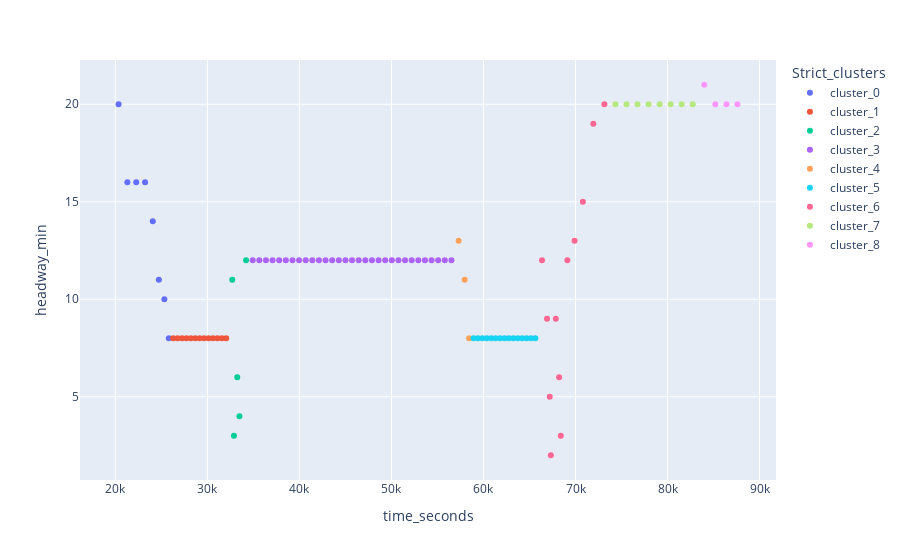

Notebook cell for this chart:
### Code cell
fig = px.scatter(
    ser,
    y = "headway_min",
    x =ser.index,
    color= "Strict_clusters")
fig.show()

### Figure 1 — Plotly figure (JSON) as saved in the notebook; plotly's stock layout.template omitted (floating-point values rounded to 4 significant figures)
{"data": [{"hovertemplate": "Strict_clusters=cluster_0<br>time_seconds=%{x}<br>headway_min=%{y}<extra></extra>", "legendgroup": "cluster_0", "marker": {"color": "#636efa", "symbol": "circle"}, "mode": "markers", "name": "cluster_0", "orientation": "v", "showlegend": true, "type": "scatter", "x": [20340, 21300, 22260, 23220, 24060, 24720, 25320, 25800], "xaxis": "x", "y": [20, 16, 16, 16, 14, 11, 10, 8], "yaxis": "y"}, {"hovertemplate": "Strict_clusters=cluster_1<br>time_seconds=%{x}<br>headway_min=%{y}<extra></extra>", "legendgroup": "cluster_1", "marker": {"color": "#EF553B", "symbol": "circle"}, "mode": "markers", "name": "cluster_1", "orientation": "v", "showlegend": true, "type": "scatter", "x": [26280, 26760, 27240, 27720, 28200, 28680, 29160, 29640, 30120, 30600, 31080, 31560, 32040], "xaxis": "x", "y": [8, 8, 8, 8, 8, 8, 8, 8, 8, 8, 8, 8, 8], "yaxis": "y"}, {"hovertemplate": "Strict_clusters=cluster_2<br>time_seconds=%{x}<br>headway_min=%{y}<extra></extra>", "legendgroup": "cluster_2", "marker": {"color": "#00cc96", "symbol": "circle"}, "mode": "markers", "name": "cluster_2", "orientation": "v", "showlegend": true, "type": "scatter", "x": [32700, 32880, 33240, 33480, 34200], "xaxis": "x", "y": [11, 3, 6, 4, 12], "yaxis": "y"}, {"hovertemplate": "Strict_clusters=cluster_3<br>time_seconds=%{x}<br>headway_min=%{y}<extra></extra>", "legendgroup": "cluster_3", "marker": {"color": "#ab63fa", "symbol": "circle"}, "mode": "markers", "name": "cluster_3", "orientation": "v", "showlegend": true, "type": "scatter", "x": [34920, 35640, 36360, 37080, 37800, 38520, 39240, 39960, 40680, 41400, 42120, 42840, 43560, 44280, 45000, 45720, 46440, 47160, 47880, 48600, 49320, 50040, 50760, 51480, 52200, 52920, 53640, 54360, 55080, 55800, 56520], "xaxis": "x", "y": [12, 12, 12, 12, 12, 12, 12, 12, 12, 12, 12, 12, 12, 12, 12, 12, 12, 12, 12, 12, 12, 12, 12, 12, 12, 12, 12, 12, 12, 12, 12], "yaxis": "y"}, {"hovertemplate": "Strict_clusters=cluster_4<br>time_seconds=%{x}<br>headway_min=%{y}<extra></extra>", "legendgroup": "cluster_4", "marker": {"color": "#FFA15A", "symbol": "circle"}, "mode": "markers", "name": "cluster_4", "orientation": "v", "showlegend": true, "type": "scatter", "x": [57300, 57960, 58440], "xaxis": "x", "y": [13, 11, 8], "yaxis": "y"}, {"hovertemplate": "Strict_clusters=cluster_5<br>time_seconds=%{x}<br>headway_min=%{y}<extra></extra>", "legendgroup": "cluster_5", "marker": {"color": "#19d3f3", "symbol": "circle"}, "mode": "markers", "name": "cluster_5", "orientation": "v", "showlegend": true, "type": "scatter", "x": [58920, 59400, 59880, 60360, 60840, 61320, 61800, 62280, 62760, 63240, 63720, 64200, 64680, 65160, 65640], "xaxis": "x", "y": [8, 8, 8, 8, 8, 8, 8, 8, 8, 8, 8, 8, 8, 8, 8], "yaxis": "y"}, {"hovertemplate": "Strict_clusters=cluster_6<br>time_seconds=%{x}<br>headway_min=%{y}<extra></extra>", "legendgroup": "cluster_6", "marker": {"color": "#FF6692", "symbol": "circle"}, "mode": "markers", "name": "cluster_6", "orientation": "v", "showlegend": true, "type": "scatter", "x": [66360, 66900, 67200, 67320, 67860, 68220, 68400, 69120, 69900, 70800, 71940, 73140], "xaxis": "x", "y": [12, 9, 5, 2, 9, 6, 3, 12, 13, 15, 19, 20], "yaxis": "y"}, {"hovertemplate": "Strict_clusters=cluster_7<br>time_seconds=%{x}<br>headway_min=%{y}<extra></extra>", "legendgroup": "cluster_7", "marker": {"color": "#B6E880", "symbol": "circle"}, "mode": "markers", "name": "cluster_7", "orientation": "v", "showlegend": true, "type": "scatter", "x": [74340, 75540, 76740, 77940, 79140, 80340, 81540, 82740], "xaxis": "x", "y": [20, 20, 20, 20, 20, 20, 20, 20], "yaxis": "y"}, {"hovertemplate": "Strict_clusters=cluster_8<br>time_seconds=%{x}<br>headway_min=%{y}<extra></extra>", "legendgroup": "cluster_8", "marker": {"color": "#FF97FF", "symbol": "circle"}, "mode": "markers", "name": "cluster_8", "orientation": "v", "showlegend": true, "type": "scatter", "x": [84000, 85200, 86400, 87600], "xaxis": "x", "y": [21, 20, 20, 20], "yaxis": "y"}], "layout": {"legend": {"title": {"text": "Strict_clusters"}, "tracegroupgap": 0}, "margin": {"t": 60}, "xaxis": {"anchor": "y", "domain": [0, 1], "title": {"text": "time_seconds"}}, "yaxis": {"anchor": "x", "domain": [0, 1], "title": {"text": "headway_min"}}}}
